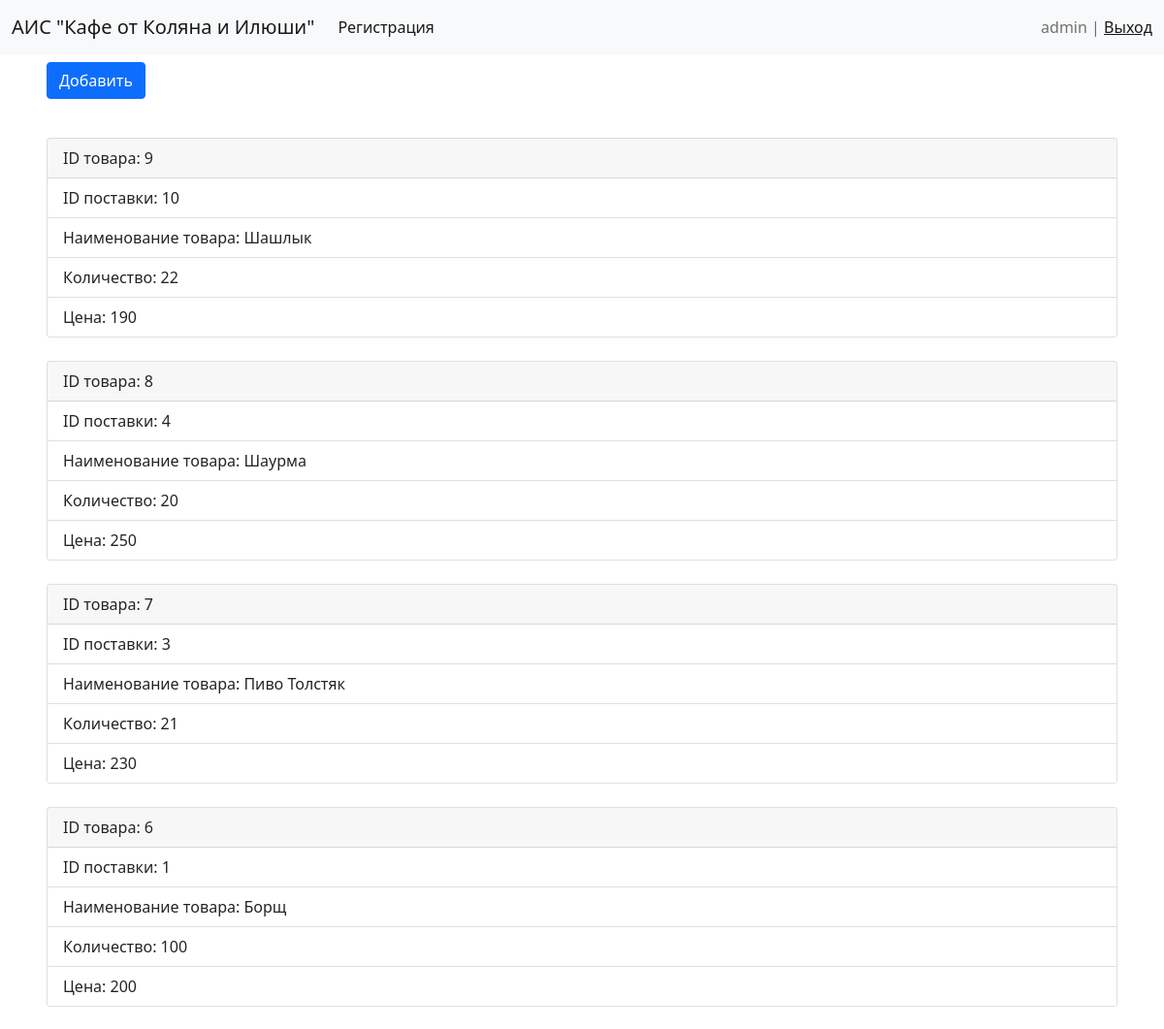
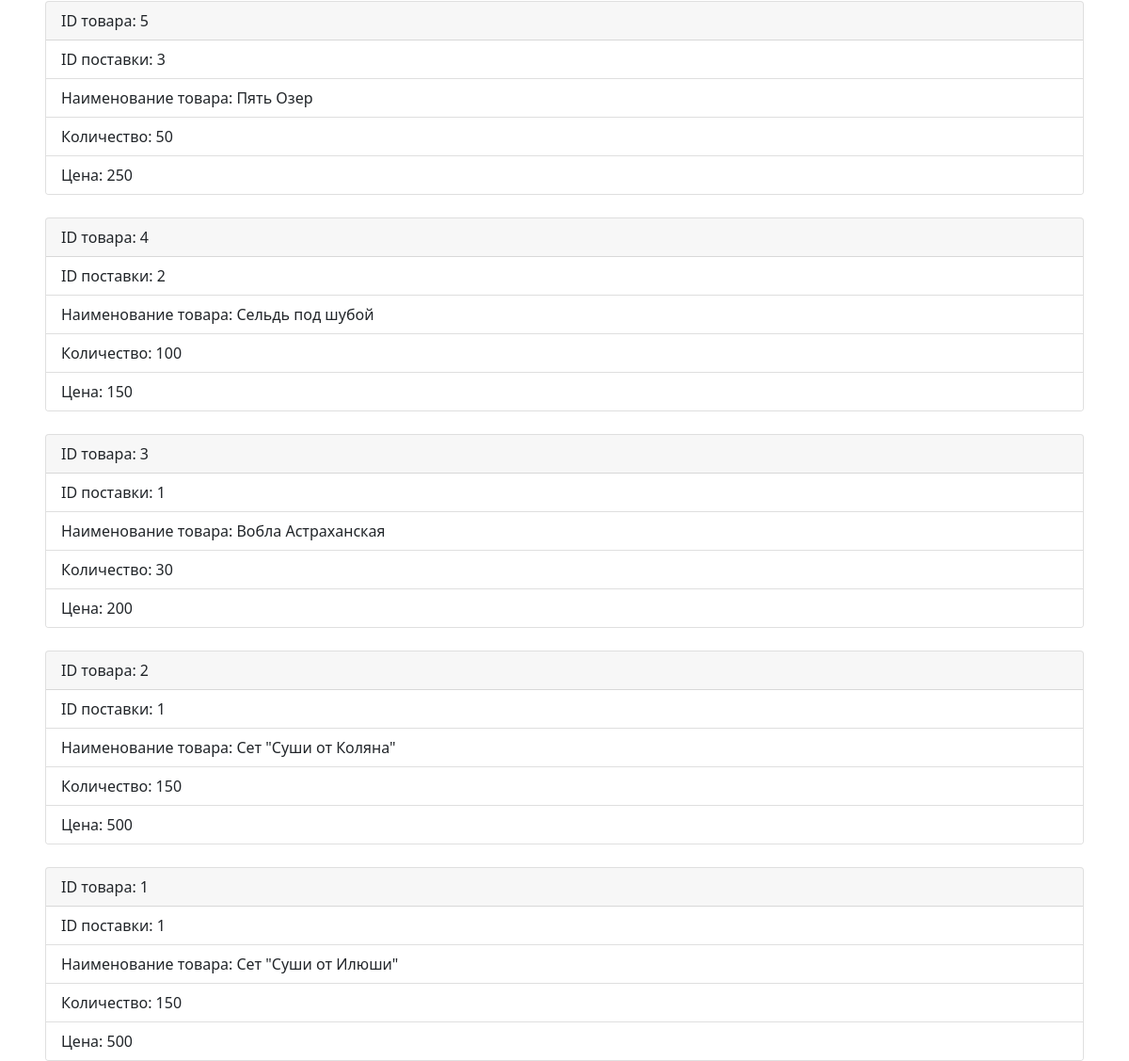
Screenshot of /registration/home/ (signed in) with the database file from the repository (2 pictures, top to bottom).
### user/models.py (models this page shows)
class Question(models.Model):
    id_tovara = models.IntegerField(default=0)
    id_postav = models.IntegerField(default=0)
    name = models.CharField(max_length=200)
    kol_vo = models.IntegerField(default=0)
    cena = models.IntegerField(default=0)
    image = models.ImageField(upload_to='users/%Y/%m/%d/', blank=True)

### user/views.py (the view)
# urls.py: 2. Add a URL to urlpatterns:  path('', views.home, name='home')
def home(request):
    addT = 0
    if request.method == 'POST':
        addT = AddTovar(request.POST, request.FILES)
        if addT.is_valid():
            addT.save()
    data = Question.objects.order_by('-id_tovara')
    return render(request, 'user/home.html', {'data':data, 'addT':addT})

### user/templates/user/home.html (shortened to what this page needs)
<!DOCTYPE html>
<html lang="ru">
<head>
    <link href="https://cdn.jsdelivr.net/npm/bootstrap@5.0.1/dist/css/bootstrap.min.css" rel="stylesheet">
</head>
<body>
{% if request.user.is_authenticated %}
<nav class="navbar navbar-expand-lg navbar-light bg-light">
  <div class="container-fluid">
    <a class="navbar-brand" href="#">АИС "Кафе от Коляна и Илюши"</a>
    <div class="collapse navbar-collapse" id="navbarText">
      <ul class="navbar-nav me-auto mb-2 mb-lg-0">
        <li class="nav-item">
          <a class="nav-link active" aria-current="page" href="{% url 'registration' %}">Регистрация</a>
        </li>
        <li class="nav-item">
          <a class="nav-link" href="#"></a>
        </li>
        <li class="nav-item">
          <a class="nav-link" href="#"></a>
        </li>
      </ul>
      <span class="navbar-text">
        {{ user.username }} | <a href="{% url 'logout_user' %}">Выход</a>
      </span>
    </div>
  </div>
</nav>
<div class="mb-3 ">
<form method="post" enctype="multipart/form-data">
  <button type="submit" class="btn btn-primary mb-3 mt-2 ms-5">Добавить</button>
</form>
      </div>
{% for item in data %}
<div class="card mt-4 ms-5 w-auto me-5" style="width: 18rem;">
  <div class="card-header">
    ID товара: {{ item.id_tovara }}
  </div>
  <ul class="list-group list-group-flush">
    <li class="list-group-item">ID поставки: {{item.id_postav}}</li>
    <li class="list-group-item">Наименование товара: {{item.name}}</li>
    <li class="list-group-item">Количество: {{item.kol_vo}} </li>
    <li class="list-group-item">Цена: {{item.cena}} </li>
  </ul>
</div>
{% endfor %}
{% else %}
<div class="alert alert-danger" role="alert">
 Ошибка авторизации! пройдите регистрацию по <a href="{% url 'registration' %}" class="alert-link">ссылке</a>!
</div>
{% endif %}
</body>
</html>

### rows the page displays
Question: id_tovara "9", id_postav "10", name "Шашлык", kol_vo "22", cena "190"
Question: id_tovara "8", id_postav "4", name "Шаурма", kol_vo "20", cena "250"
Question: id_tovara "7", id_postav "3", name "Пиво Толстяк", kol_vo "21", cena "230"
Question: id_tovara "6", id_postav "1", name "Борщ", kol_vo "100", cena "200"
Question: id_tovara "5", id_postav "3", name "Пять Озер", kol_vo "50", cena "250"
Question: id_tovara "4", id_postav "2", name "Сельдь под шубой", kol_vo "100", cena "150"
Question: id_tovara "3", id_postav "1", name "Вобла Астраханская", kol_vo "30", cena "200"
Question: id_tovara "2", id_postav "1", name "Сет \"Cуши от Коляна\"", kol_vo "150", cena "500"
Question: id_tovara "1", id_postav "1", name "Сет \"Cуши от Илюши\"", kol_vo "150", cena "500"

### other values shown
{{ user.username }} "admin"
